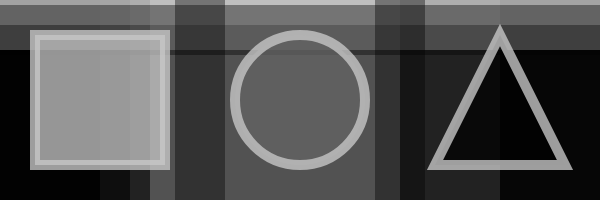
Frame 1 (no input)
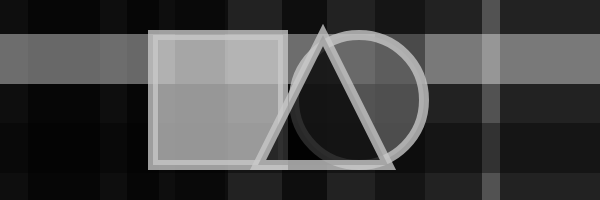
Frame 60 (no input)
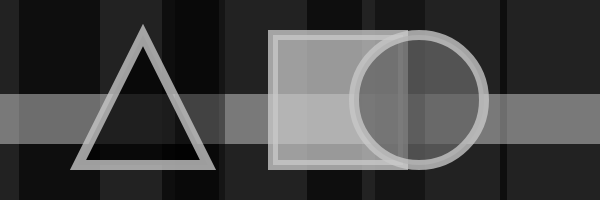
Frame 120 (the mouse pressed at the canvas centre since frame 60)

The p5.js sketch that drew these frames (run headless with seeded random() and noise() and a simulated clock; from frame 60 on, the mouse is pressed at the canvas centre):

// p5.js sketch
// ── sketch.js
//declaring the variables + initial value
var y = 100;

var circleX = 300;
var rectX = 35;
var tri1 = 500;
var tri2 = 435;
var tri3 = 565;

var x = 0;
var x1 = 600;

var a = 0;
var a1 = 0;

var a2 = 50;
var a3 = 50;

var b = 600;
var b1 = 600;

var b2 = 500;
var b3 = 500;

var b4 = 30;

var c = 0;

var c1 = 25;

var c2 = 30;


function setup() {
  createCanvas(600, 200);
  frameRate(30);

}

function draw() {
  background(0);   // Set the background to black
  y = y - 1; 
  if (y < 0) { 
    y = height; 
  } 
  
  //background
  background(255, 200);
  stroke(0, 150);
  strokeWeight(200);

//vertical lines
  line(0, 0, 0, 200);
  line(a, 0, a1, 200);
  a = a + 1;
  a1 = a1 + 1;
  line(a2, 0, a3, 200);
  a2 = a2 + 3;
  a3 = a3 + 3;
  line(600, 0, 600, 200);
  line(b, 0, b1, 200);
  b = b - 8;
  b1 = b1 - 8;
  line(b2, 0, b3, 200);
  b2 = b2 - 2;
  b3 = b3 - 2;
   line(b4, 0, b4, 200);
   b4 = b4 - 3;
   
   
   
  
  
  //horizontal lines
  line(0, 0, 600, 0);
  line(0, 200, 600, 200);
  
   stroke(255, 100);
   strokeWeight(50);
   line(0, c, 600, c);
   c = c + 1;
   line(0, c1, 600, c1);
   c1 = c1 + 4
   
   stroke(0, 100);
   line(0, c2, 600, c2);
   c2 = c2 + 2;
   

 //disections
  //1st disection
  line(200, 0, 200, 200);
  //2nd disection
  line(400, 0, 400, 200);

fill(200, 190)
stroke(200, 200)
strokeWeight(10)

  //start drawing rectangle
  rect(rectX, 35, 130, 130);
  rectX = rectX + 2;
  

fill(100, 190)
  //circle
  ellipse(circleX, 100, 130, 130);
  circleX = circleX + 1;

fill(0, 190)
  //triangle
  triangle(tri1, 35, tri2, 165, tri3, 165);
  tri1 = tri1 - 3;
  tri2 = tri2 - 3;
  tri3 = tri3 - 3;
  
  
  
  //moving lines
      //strokeWeight(10)
  //vertical
      //line(x, 0, x1, 200);
      //line(0, x, 600, x1);
      //x = x + 6;
      //x1 = x1 + 9;
  
  
  
  
  
  
 
}
